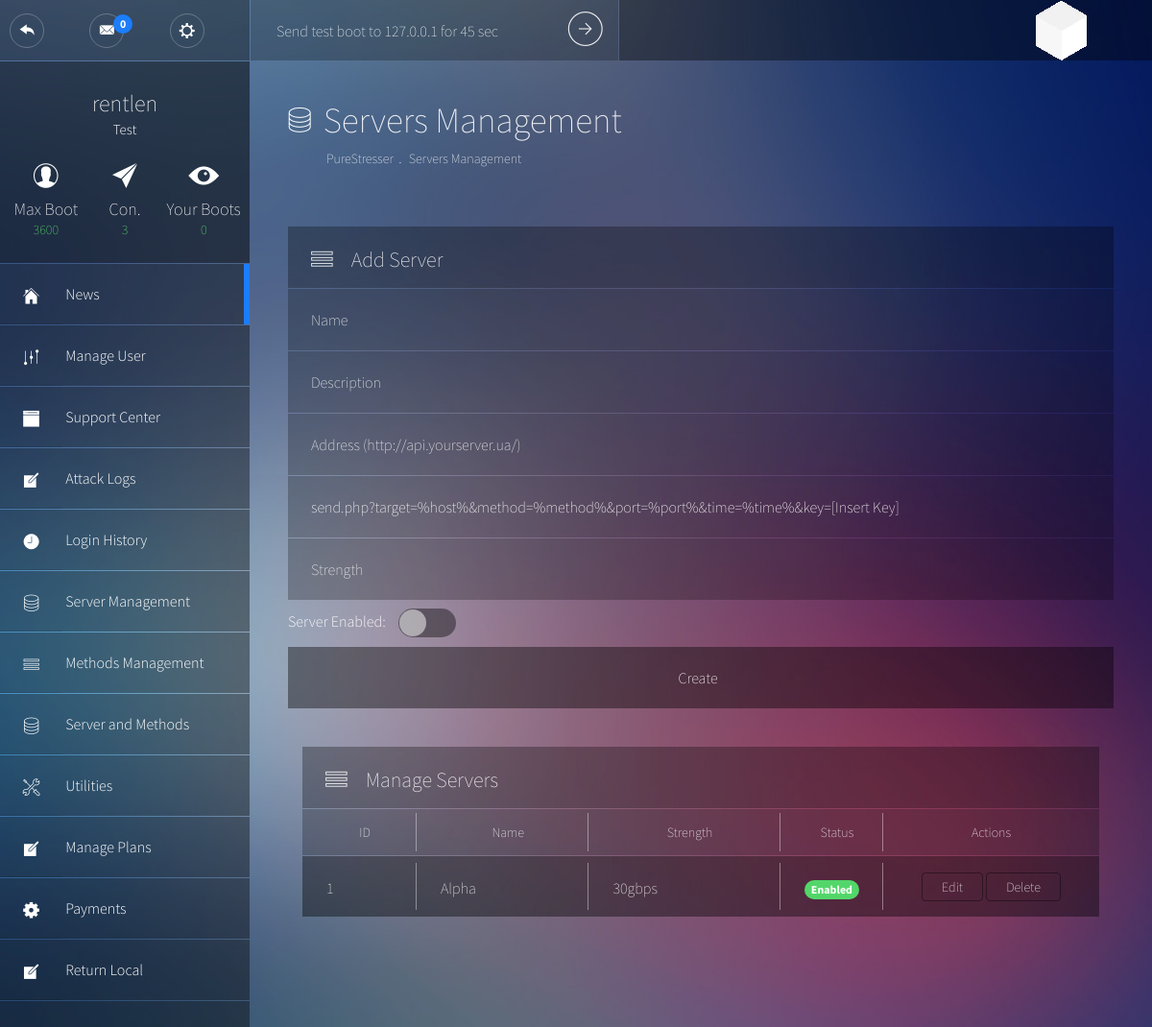
Screenshot of /admin/servers.php (signed in) with the database file from the repository.
### tables this page shows
CREATE TABLE `users` (
  `ID` int(11) NOT NULL,
  `username` varchar(26) NOT NULL,
  `password` varchar(40) NOT NULL,
  `email` varchar(50) NOT NULL,
  `rank` int(11) NOT NULL DEFAULT '0',
  `membership` int(11) NOT NULL,
  `max_boots` tinyint(2) NOT NULL DEFAULT '0',
  `expire` int(11) NOT NULL,
  `status` int(11) NOT NULL,
  `test_boot` int(16) DEFAULT NULL
);

CREATE TABLE `plans` (
  `ID` int(11) NOT NULL,
  `name` varchar(50) NOT NULL,
  `description` text NOT NULL,
  `mbt` int(11) NOT NULL,
  `max_boots` tinyint(2) NOT NULL DEFAULT '1',
  `unit` varchar(10) NOT NULL,
  `length` int(11) NOT NULL,
  `price` float NOT NULL,
  `allowed_methods` text
);

CREATE TABLE `servers` (
  `id` int(11) NOT NULL,
  `name` varchar(64) NOT NULL,
  `addr` varchar(128) NOT NULL,
  `resource` varchar(512) NOT NULL,
  `description` text,
  `strength` varchar(256) DEFAULT NULL,
  `last_used` int(16) NOT NULL,
  `status` enum('good','caution','gone') NOT NULL DEFAULT 'gone',
  `delay` varchar(10) NOT NULL DEFAULT '0',
  `active` enum('0','1') NOT NULL DEFAULT '1'
);

### includes/init.php (called while the page is built, shortened)
<?php
require 'functions.php';
$stats = new stats;

### includes/functions.php (called while the page is built, shortened)
<?php
class stats
{
	function totalBootsForUser($odb, $user)
	{
		$SQL = $odb -> prepare("SELECT COUNT(*) FROM `logs` WHERE `user` = :user");
		$SQL -> execute(array(":user" => $user));
		return $SQL->fetchColumn(0);
	}
}

### admin/servers.php (the view, shortened to what this page needs)
<?php
require_once '../includes/db.php';
require_once '../includes/init.php';
$currentPage = "admin_index";
$pageon = "Servers Management";
$plansql = $odb -> prepare("SELECT `users`.*,`plans`.`name`, `plans`.`mbt`,`plans`.`max_boots` AS `pboots` FROM `users`, `plans` WHERE `plans`.`ID` = `users`.`membership` AND `users`.`ID` = :id LIMIT 1");
$plansql -> execute(array(":id" => $_SESSION['ID']));
$userInfo = $plansql -> fetch(PDO::FETCH_ASSOC);
?>
<!DOCTYPE html>
<html lang="en">
<head><meta http-equiv="Content-Type" content="text/html; charset=windows-1252">
	<link rel="stylesheet" type="text/css" href="../css/bootstrap.min.css">
	<link rel="stylesheet" type="text/css" href="../css/main.min.css">
</head>
<body>
	<header class="top-bar">
		<?php include "../includes/template/header.php"; ?>
	</header>
	<div class="wrapper">
		<aside class="sidebar">
			<?php include "../includes/template/sidebar.php"; ?>
		</aside>
		<section class="content">
			<header class="main-header">
				<div class="main-header__nav">
					<h1 class="main-header__title">
						<i class="pe-7s-server"></i>
						<span> <?php echo $pageon ?></span>
					</h1>
					<ul class="main-header__breadcrumb">
						<li><a href="#" onclick="return false;"><?php include '../includes/name.php'; ?></a></li>
						<li><a href="#" onclick="return false;"><?php echo $pageon ?></a></li>
					</ul>
				</div>
			</header>
<?php
$action = (isset($_GET['action']) ? $_GET['action'] : "list");
		?>
<?php if ($action != "edit") { ?>
<div class="row">
 <form action="?action=create" method="POST">
					<div class="col-md-12">
						<article class="widget widget__form">
							<header class="widget__header">
								<div class="widget__title" style="width:100%">
									<i class="pe-7s-menu"></i><h3>Add Server</h3>
								</div>
							</header>
							<div class="widget__content">
								<input placeholder="Name" name="name" maxlength="50" type="text" />
								<input placeholder="Description" name="description" type="text" />
								<input placeholder="Address (http://api.yourserver.ua/)" name="address" type="text" />
								<input placeholder="Resource" name="resource" value="send.php?target=%host%&method=%method%&port=%port%&time=%time%&key=[Insert Key]" type="text" />
								<input placeholder="Strength" name="strength" type="text" />
								Server Enabled:
								<label class="switch green" for="status"></label>
								<button type="submit" name="create">Create</button>
							</div>
						</article>
					</div>
</form>
					</div> <?php } ?>
					<div class="col-md-12">
						<article class="widget">
							<header class="widget__header">
								<div class="widget__title" style="width:100%">
									<i class="pe-7s-menu"></i><h3>Manage Servers</h3>
								</div>
							</header>
							<div class="widget__content table-responsive">
								<table class="table table-striped media-table">
									  	<thead>
									  		<tr>
                                                    <th><center>ID</th>
                                                    <th><center>Name</th>
                                                    <th><center>Strength</th>
                                                    <th style="width:69px"><center>Status</th>
                                                    <th style="width:225px;"><center>Actions</th>
                                                </tr>
                                            </thead>
											<tbody>
<?php
$getServers = $odb->query("select * from servers");
if ($getServers->rowCount() != 0) {
	while ($row = $getServers->fetch(PDO::FETCH_ASSOC)) {
		echo "<tr class='spacer'></tr>
		<tr>
			<td>" . $row['id'] . "</td>
			<td>" . $row['name'] . "</td>
			<td>" . $row['strength'] . "</td>
			<td>"  . ($row['active'] == "1" ? "<span class='badge badge--green'>Enabled</span>" : "<span class='badge badge--red'>Disabled</span>") . "</td>
			<td>
				<a href='?action=edit&sid=" . $row['id'] . "' class='btn btn--primary'>Edit</a>
				<a href='?action=delete&sid=" . $row['id'] . "' class='btn btn--primary'>Delete</a>
			</td>
		</tr>";
	}
} else {
	echo "<tr class='spacer'></tr>
		<tr><td colspan='5'>There are no servers, create one</td></tr>";
}
?>
								</tbody>
										</table>
							</div>
						</article>
					</div>
		</section>
	</div>
</body>
</html>

### includes/template/sidebar.php (shortened to what this page needs)
<?php
global $userInfo;
$currentPage = (isset($currentPage) ? $currentPage : "");
$adminPanel = (isset($currentPage) && substr($currentPage, 0, 6) === "admin_");
if ( $adminPanel === false )
{
?>
			<div class="user-info">
				<br /><br />
					<!--<figure class="rounded-image profile__img">
						<img class="media-object" src="img/profile.jpg" alt="user">
					</figure>
					--><h2 class="user-info__name"><?php echo htmlentities($_SESSION['username']); ?></h2>
					<h3 class="user-info__role"><?php echo ( isset($userInfo['name']) && !empty($userInfo['name']) ? $userInfo['name'] : "No Plan" ); ?></h3>
					<ul class="user-info__numbers">
						<li>
							<i class="pe-7f-user"></i>
							<p>Max Boot</p>
							<p><?php echo $userInfo['mbt']; ?></p>
						</li>
						<li>
							<i class="pe-7f-paper-plane"></i>
							<p>Con.</p>
							<p><?php echo ($userInfo['max_boots']+$userInfo['pboots']); ?></p>
						</li>
						<li>
							<i class="pe-7g-watch"></i>
							<p>Your Boots</p>
							<p><?php echo $stats -> totalBootsForUser($odb, $_SESSION['username']); ?></p>
						</li>
					</ul>
				</div>
				<ul class="main-nav">
					<li<?php echo ($currentPage === "dashboard" ? ' class="main-nav--active"' : ''); ?>>
						<a class="main-nav__link" href="index.php">
							<span class="main-nav__icon"><i class="pe-7f-home"></i></span>
							Dashboard
						</a>
					</li>
					<li<?php echo ($currentPage === "account" ? ' class="main-nav--active"' : ''); ?>>
						<a class="main-nav__link" href="profile.php">
							<span class="main-nav__icon"><i class="pe-7f-user"></i></span>
							Your Account
						</a>
					</li>
					<li<?php echo ($currentPage === "news" ? ' class="main-nav--active"' : ''); ?>>
						<a class="main-nav__link" href="news.php">
							<span class="main-nav__icon"><i class="pe-7s-news-paper"></i></span>
							Latest News
						</a>
					</li>
<?php
if ($user->hasMembership($odb)) {
?>
					<li<?php echo ($currentPage === "booter" ? ' class="main-nav--active"' : ''); ?>>
						<a class="main-nav__link" href="booter.php">
							<span class="main-nav__icon"><i class="pe-7f-edit"></i></span>
							Booter
						</a>
					</li>
					<li class="main-nav--collapsible<?php echo ($currentPage === "tools" ? ' main-nav--active' : ''); ?>">
						<a class="main-nav__link" href="#" onclick="return false;">
							<span class="main-nav__icon"><i class="pe-7f-tools"></i></span>
							Tools <span class="badge badge--line badge--blue">4</span>
						</a>
						<ul class="main-nav__submenu">
							<li><a href="resolver.php"><span>Resolvers</span></a></li>
							<li><a href="iplogger.php"><span>IP Logger</span></a></li>
							<li><a href="isitup.php"><span>Website Status Checker</span></a></li>
							<li><a href="portscan.php"><span>Port Scan</span></a></li>
						</ul>
					</li>
<?php } ?>
					<li<?php echo ($currentPage === "<?php echo URL; ?>support" ? ' class="main-nav--active"' : ''); ?>>
						<a class="main-nav__link" href="support.php">
							<span class="main-nav__icon"><i class="pe-7f-browser"></i></span>
							Support Center
						</a>
					</li>
					<li<?php echo ($currentPage === "purchase" ? ' class="main-nav--active"' : ''); ?>>
						<a class="main-nav__link" href="purchase.php">
							<span class="main-nav__icon"><i class="pe-7f-note"></i></span>
							Purchase
						</a>
					</li>
					<?PHP	if ($user -> isAdmin($odb))	{
						?>
						<li>
						<a class="main-nav__link" href="admin/index.php">
							<span class="main-nav__icon"><i class="pe-7f-note"></i></span>
							Administrator
						</a>
					</li>
                        <?php
						}
						?>
				</ul>
<?php
}
else
{
?>
			<div class="user-info"><br /><br />
					<h2 class="user-info__name"><?php echo htmlentities($_SESSION['username']); ?></h2>
					<h3 class="user-info__role"><?php echo ( isset($userInfo['name']) && !empty($userInfo['name']) ? $userInfo['name'] : "No Plan" ); ?></h3>
					<ul class="user-info__numbers">
						<li>
							<i class="pe-7f-user"></i>
							<p>Max Boot</p>
							<p><?php echo $userInfo['mbt']; ?></p>
						</li>
						<li>
							<i class="pe-7f-paper-plane"></i>
							<p>Con.</p>
							<p><?php echo ($userInfo['max_boots']+$userInfo['pboots']); ?></p>
						</li>
						<li>
							<i class="pe-7g-watch"></i>
							<p>Your Boots</p>
							<p><?php echo $stats -> totalBootsForUser($odb, $_SESSION['username']); ?></p>
						</li>
					</ul>
				</div>
				<ul class="main-nav">
					<li<?php echo ($currentPage === "admin_index" ? ' class="main-nav--active"' : ''); ?>>
						<a class="main-nav__link" href="index.php">
							<span class="main-nav__icon"><i class="pe-7f-home"></i></span>
							News
						</a>
					</li>
					<li<?php echo ($currentPage === "admin_user" ? ' class="main-nav--active"' : ''); ?>>
						<a class="main-nav__link" href="edituser.php">
							<span class="main-nav__icon"><i class="pe-7f-edit"></i></span>
							Manage User
						</a>
					</li>
					<li<?php echo ($currentPage === "admin_support" ? ' class="main-nav--active"' : ''); ?>>
						<a class="main-nav__link" href="support.php">
							<span class="main-nav__icon"><i class="pe-7f-browser"></i></span>
							Support Center
						</a>
					</li>
					<li<?php echo ($currentPage === "admin_attacks" ? ' class="main-nav--active"' : ''); ?>>
						<a class="main-nav__link" href="attacklogs.php">
							<span class="main-nav__icon"><i class="pe-7f-note"></i></span>
							Attack Logs
						</a>
					</li>
					<li<?php echo ($currentPage === "admin_logins" ? ' class="main-nav--active"' : ''); ?>>
						<a class="main-nav__link" href="logins.php">
							<span class="main-nav__icon"><i class="pe-7f-clock"></i></span>
							Login History
						</a>
					</li>
					<li<?php echo ($currentPage === "admin_servers" ? ' class="main-nav--active"' : ''); ?>>
						<a class="main-nav__link" href="servers.php">
							<span class="main-nav__icon"><i class="pe-7s-server"></i></span>
							Server Management
						</a>
					</li>
					<li<?php echo ($currentPage === "admin_methods" ? ' class="main-nav--active"' : ''); ?>>
						<a class="main-nav__link" href="methods.php">
							<span class="main-nav__icon"><i class="pe-7s-menu"></i></span>
							Methods Management
						</a>
					</li>
					<li<?php echo ($currentPage === "admin_sm" ? ' class="main-nav--active"' : ''); ?>>
						<a class="main-nav__link" href="status.php">
							<span class="main-nav__icon"><i class="pe-7s-server"></i></span>
							Server and Methods
						</a>
					</li>
					<li<?php echo ($currentPage === "admin_utilities" ? ' class="main-nav--active"' : ''); ?>>
						<a class="main-nav__link" href="utilities.php">
							<span class="main-nav__icon"><i class="pe-7s-tools"></i></span>
							Utilities
						</a>
					</li>
						<li<?php echo ($currentPage === "admin_plans" ? ' class="main-nav--active"' : ''); ?>>
						<a class="main-nav__link" href="plans.php">
							<span class="main-nav__icon"><i class="pe-7f-note"></i></span>
							Manage Plans
						</a>
						</li>
						<li<?php echo ($currentPage === "admin_payments" ? ' class="main-nav--active"' : ''); ?>>
						<a class="main-nav__link" href="payments.php">
							<span class="main-nav__icon"><i class="pe-7f-config"></i></span>
							Payments
						</a>
						</li>
						<li>
						<a class="main-nav__link" href="../index.php">
							<span class="main-nav__icon"><i class="pe-7f-note"></i></span>
							Return Local
						</a>
					</li>
				</ul>
				<div style="height:250px;"></div>
<?php
}

### rows the page displays
users: plans.name "Test", plans.mbt "3600", plans.max_boots "3"
servers: id "1", name "Alpha", strength "30gbps", active "Enabled"

### other values shown
getUsersOpenedTickets() "0"
$_SESSION['username'] "rentlen"
$stats -> totalBootsForUser($odb, $_SESSION['username']) "0"
$pageon "Servers Management"
